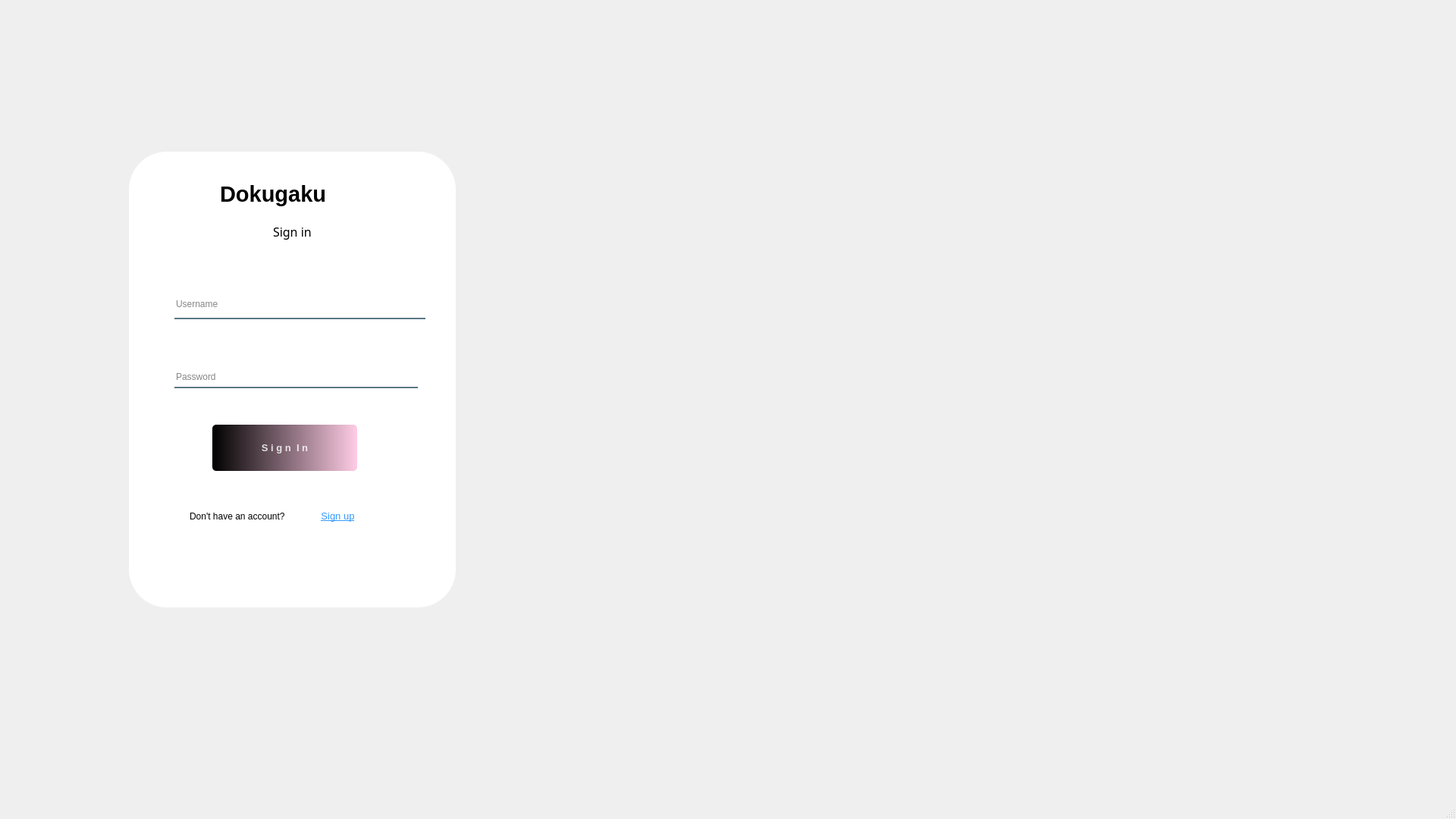
<?xml version="1.0" encoding="UTF-8"?>
<ui version="4.0">
 <class>MainWindow</class>
 <widget class="QMainWindow" name="MainWindow">
  <property name="geometry">
   <rect>
    <x>0</x>
    <y>0</y>
    <width>1920</width>
    <height>1080</height>
   </rect>
  </property>
  <property name="windowTitle">
   <string>MainWindow</string>
  </property>
  <property name="styleSheet">
   <string notr="true">QPushButton#loginbt{
background-color: qlineargradient(spread:pad, x1:0, y1:0, x2:1, y2:0, stop:0 rgba(0, 0, 0, 255), stop:1 rgb(255, 204, 229));
color:rgba(255,255,255,210);
border-radius:5px;
}
QPushButton#loginbt:hover{
background-color:rgb(255,243,255);
color:black;
}
QPushButton#loginbt:pressed{
padding-left:5px;
padding-top:5px;
background-color: rgba(150,123,111,255);
}</string>
  </property>
  <widget class="QWidget" name="centralwidget">
   <widget class="QWidget" name="widget" native="true">
    <property name="geometry">
     <rect>
      <x>0</x>
      <y>0</y>
      <width>1920</width>
      <height>1080</height>
     </rect>
    </property>
    <widget class="QLabel" name="background">
     <property name="geometry">
      <rect>
       <x>0</x>
       <y>0</y>
       <width>1920</width>
       <height>1080</height>
      </rect>
     </property>
     <property name="styleSheet">
      <string notr="true">image: url(:/images/img.jpg);
</string>
     </property>
     <property name="text">
      <string/>
     </property>
    </widget>
    <widget class="QLabel" name="label_2">
     <property name="geometry">
      <rect>
       <x>170</x>
       <y>200</y>
       <width>431</width>
       <height>601</height>
      </rect>
     </property>
     <property name="styleSheet">
      <string notr="true">background-color:rgba(255,255,255,255);
border-radius:50px;</string>
     </property>
     <property name="text">
      <string/>
     </property>
    </widget>
    <widget class="QLabel" name="loginweb">
     <property name="geometry">
      <rect>
       <x>290</x>
       <y>230</y>
       <width>191</width>
       <height>51</height>
      </rect>
     </property>
     <property name="font">
      <font>
       <pointsize>22</pointsize>
       <weight>75</weight>
       <bold>true</bold>
      </font>
     </property>
     <property name="styleSheet">
      <string notr="true">background-color:white;
corlor:rgb(255,204,229);</string>
     </property>
     <property name="text">
      <string>Dokugaku</string>
     </property>
    </widget>
    <widget class="QLineEdit" name="user_input">
     <property name="geometry">
      <rect>
       <x>230</x>
       <y>390</y>
       <width>331</width>
       <height>31</height>
      </rect>
     </property>
     <property name="styleSheet">
      <string notr="true">background-color:rgba(0,0,0,0);
border:none;
border-bottom: 2px solid rgba(46,82,101,200);
color:rgba(0,0,0,240);
padding-bottom:7px;</string>
     </property>
     <property name="placeholderText">
      <string>Username</string>
     </property>
    </widget>
    <widget class="QLineEdit" name="pass_input">
     <property name="geometry">
      <rect>
       <x>230</x>
       <y>490</y>
       <width>321</width>
       <height>22</height>
      </rect>
     </property>
     <property name="styleSheet">
      <string notr="true">background-color: white;
border:none;
border-bottom: 2px solid rgba(46,82,101,200);
color:rgba(0,0,0,240);
padding-bottom:7px;</string>
     </property>
     <property name="placeholderText">
      <string>Password</string>
     </property>
    </widget>
    <widget class="QPushButton" name="loginbt">
     <property name="geometry">
      <rect>
       <x>280</x>
       <y>560</y>
       <width>191</width>
       <height>61</height>
      </rect>
     </property>
     <property name="font">
      <font>
       <pointsize>10</pointsize>
       <weight>75</weight>
       <bold>true</bold>
      </font>
     </property>
     <property name="text">
      <string>S i g n  I n</string>
     </property>
    </widget>
    <widget class="QLabel" name="asksignup">
     <property name="geometry">
      <rect>
       <x>250</x>
       <y>670</y>
       <width>161</width>
       <height>21</height>
      </rect>
     </property>
     <property name="font">
      <font>
       <pointsize>9</pointsize>
      </font>
     </property>
     <property name="text">
      <string>Don't have an account?</string>
     </property>
    </widget>
    <widget class="QPushButton" name="signup_cl">
     <property name="geometry">
      <rect>
       <x>410</x>
       <y>670</y>
       <width>71</width>
       <height>28</height>
      </rect>
     </property>
     <property name="font">
      <font>
       <pointsize>10</pointsize>
       <underline>true</underline>
      </font>
     </property>
     <property name="styleSheet">
      <string notr="true">background-color: white;
border:none;
color:#3399FF;
padding-bottom:7px;</string>
     </property>
     <property name="text">
      <string>Sign up</string>
     </property>
    </widget>
    <widget class="QLabel" name="label_3">
     <property name="geometry">
      <rect>
       <x>1120</x>
       <y>1050</y>
       <width>71</width>
       <height>31</height>
      </rect>
     </property>
     <property name="font">
      <font>
       <family>Tempus Sans ITC</family>
       <pointsize>12</pointsize>
       <italic>false</italic>
      </font>
     </property>
     <property name="text">
      <string>Sign up</string>
     </property>
    </widget>
    <widget class="QLabel" name="label">
     <property name="geometry">
      <rect>
       <x>360</x>
       <y>290</y>
       <width>71</width>
       <height>31</height>
      </rect>
     </property>
     <property name="font">
      <font>
       <family>Tempus Sans ITC</family>
       <pointsize>12</pointsize>
      </font>
     </property>
     <property name="text">
      <string>Sign in</string>
     </property>
    </widget>
   </widget>
  </widget>
  <widget class="QStatusBar" name="statusbar"/>
 </widget>
 <resources>
  <include location="C:/Users/Chi/Desktop/loginUi/res.qrc"/>
 </resources>
 <connections/>
</ui>
